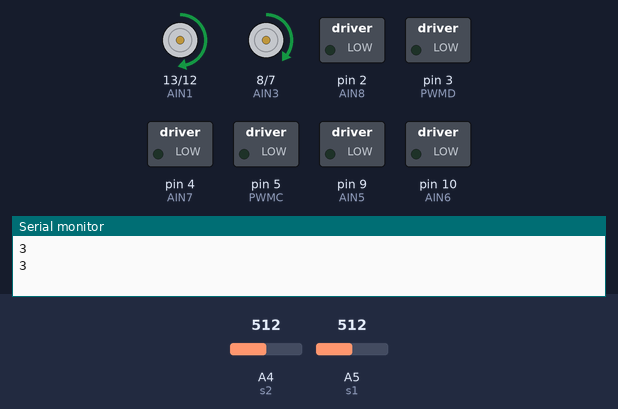
The sketch below on a simulated Arduino Uno, built with avr-gcc and run on an emulated ATmega328P. Parts: motor-driver pin pairs drawn as motors (green arrow = first pin HIGH = forward, orange = second pin HIGH = backward, longer = more drive, scaled by the enable pin), switched loads named in the sketch (green lamp = pin HIGH), the last lines printed to the serial monitor. Inputs (shaded band) come from the test bench; at power-on: A4 (s2) = 512, A5 (s1) = 512.

Above: at 1.2 s.
1.3 s: A4 (s2) set to 583
3.2 s: A4 (s2) set to 617
At 4.7 s:
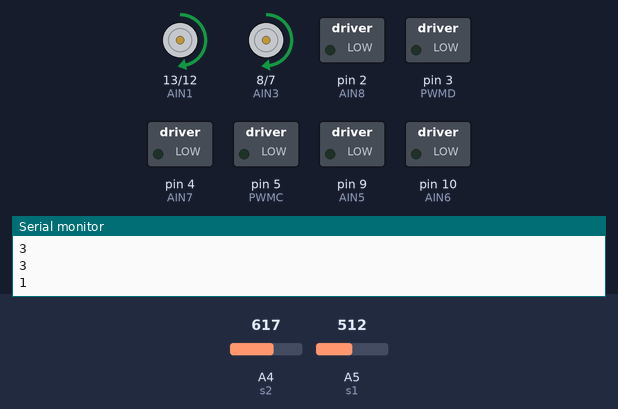
5.5 s: A5 (s1) set to 593
7.2 s: A5 (s1) set to 607
At 9.0 s:
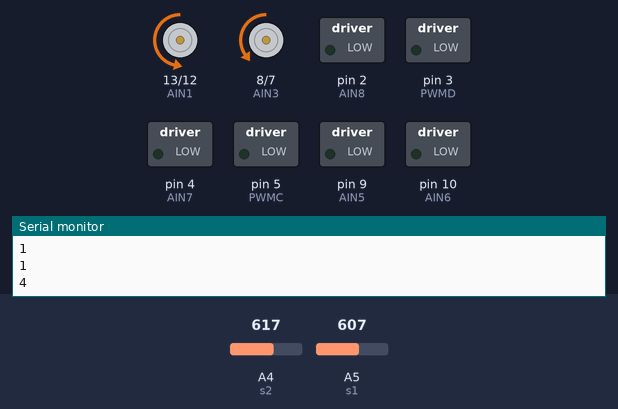
9.5 s: A4 (s2) set to 590
At 10.6 s:
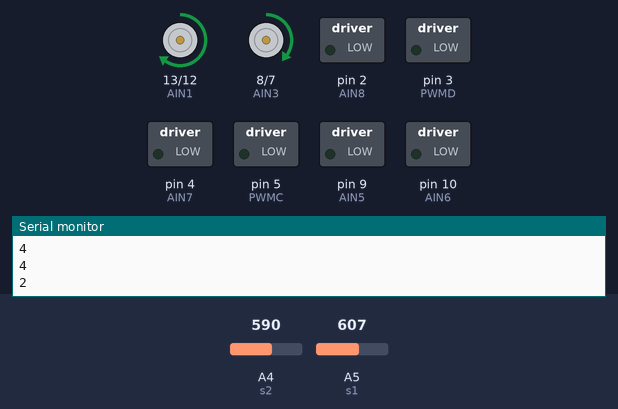
11.5 s: A4 (s2) set to 610
At 13.3 s:
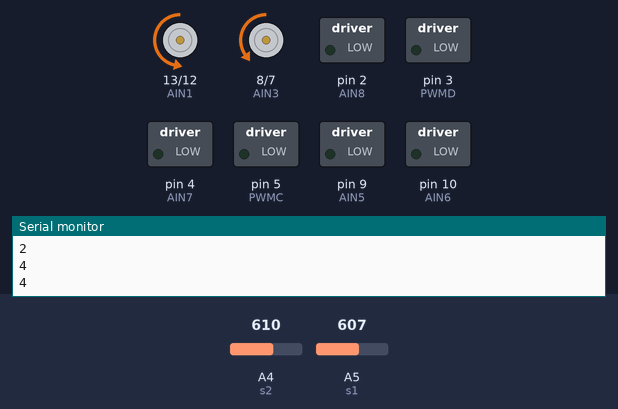
Timing chart, 0 to 14.5 s (numbered marks = the images above; inputs shaded):
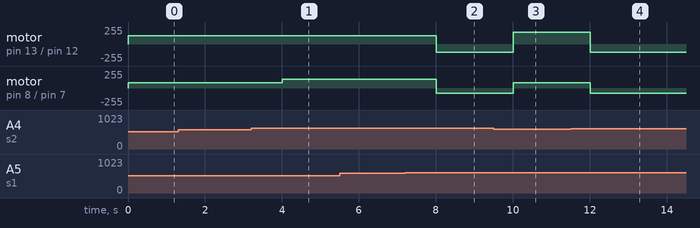

The sketch:

LIne_Follower_Arduino.ino
```cpp
int k =0;

const int AIN1 = 13;           //control pin 1 on the motor driver for the right motor
const int AIN2 = 12;           //control pin 2 on the motor driver for the right motor
const int PWMA = 11;           //speed control pin on the motor driver for the right motor


const int AIN3 = 8;           //control pin 1 on the motor driver for the right motor
const int AIN4 = 7;           //control pin 2 on the motor driver for the right motor
const int PWMB = 6;           //speed control pin on the motor driver for the right motor

const int AIN5 = 9;           //control pin 1 on the motor driver for the right motor
const int AIN6 = 10;           //control pin 2 on the motor driver for the right motor
const int PWMC = 5;           //speed control pin on the motor driver for the right motor

const int AIN7 = 4;           //control pin 1 on the motor driver for the right motor
const int AIN8 = 2;           //control pin 2 on the motor driver for the right motor
const int PWMD = 3;           //speed control pin on the motor driver for the right motor

const int motorSpeed1 = 125;
const int motorSpeed2 = 80;

int sv1 = 0;
int sv2 = 0;

int s1 = A5;
int s2 = A4;

void setup()
{
  pinMode(AIN1, OUTPUT);
  pinMode(AIN2, OUTPUT);
  pinMode(PWMA, OUTPUT);

  pinMode(AIN3, OUTPUT);
  pinMode(AIN4, OUTPUT);
  pinMode(PWMB, OUTPUT);

  pinMode(AIN5, OUTPUT);
  pinMode(AIN6, OUTPUT);
  pinMode(PWMC, OUTPUT);

  pinMode(AIN7, OUTPUT);
  pinMode(AIN8, OUTPUT);
  pinMode(PWMD, OUTPUT);

  Serial.begin(9600);
}


void loop()
{

  sv1 = analogRead(s1);
  sv2 = analogRead(s2);
  if ((sv1<600) && (sv2>600))
  {
    k=1;
    sv1 = analogRead(s1);
    sv2 = analogRead(s2);

    digitalWrite(13, HIGH);           //clockwise Front left
    digitalWrite(12, LOW);
    analogWrite(PWMA, abs(motorSpeed1));

    digitalWrite(8, HIGH);           //clockwise Front left
    digitalWrite(7, LOW);
    analogWrite(PWMB, abs(motorSpeed2+50));

    Serial.print("\n");
    Serial.print(k);
  }

  if ((sv1>600) && (sv2<600))
  {
    k=2;
    sv1 = analogRead(s1);
    sv2 = analogRead(s2);

    digitalWrite(13, HIGH);           //clockwise Front left
    digitalWrite(12, LOW);
    analogWrite(PWMA, abs(motorSpeed1+50));

    digitalWrite(8, HIGH);           //clockwise Front left
    digitalWrite(7, LOW);
    analogWrite(PWMB, abs(motorSpeed2));

    Serial.print("\n");
    Serial.print(k);
  }

  if ((sv1<600) && (sv2<600))
    {
    k=3;
    sv1 = analogRead(s1);
    sv2 = analogRead(s2);

    digitalWrite(13, HIGH);           //clockwise Front left
    digitalWrite(12, LOW);
    analogWrite(PWMA, abs(motorSpeed1));

    digitalWrite(8, HIGH);           //clockwise Front left
    digitalWrite(7, LOW);
    analogWrite(PWMB, abs(motorSpeed2));

    Serial.print("\n");
    Serial.print(k);
    }
  if ((sv1>600) && (sv2>600))
    {
     k=4;
     sv1 = analogRead(s1);
     sv2 = analogRead(s2);

     digitalWrite(13, LOW);           //clockwise Front left
     digitalWrite(12, HIGH);
     analogWrite(PWMA, abs(motorSpeed1));

     digitalWrite(8, LOW);           //clockwise Front left
     digitalWrite(7, HIGH);
     analogWrite(PWMB, abs(motorSpeed2));

     Serial.print("\n");
     Serial.print(k);

    }
  delay(1000);
}
```

Measured:
- the behaviour switches between 600 and 601 on A4 (s2) (found by bisection; images 0 and 1)
- the behaviour switches between 600 and 601 on A5 (s1) (found by bisection; images 1 and 2)
- after the input at 3.2 s, motor on pin 8 (AIN3) / pin 7 (AIN4): forward 80/255 → forward 130/255 after 0.80 s
- after the input at 7.2 s, motor on pin 13 (AIN1) / pin 12 (AIN2): forward 125/255 → backward 125/255 after 0.81 s; motor on pin 8 (AIN3) / pin 7 (AIN4): forward 130/255 → backward 80/255 after 0.81 s
- after the input at 9.5 s, motor on pin 13 (AIN1) / pin 12 (AIN2): backward 125/255 → forward 175/255 after 0.51 s; motor on pin 8 (AIN3) / pin 7 (AIN4): backward 80/255 → forward 80/255 after 0.51 s
- after the input at 11.5 s, motor on pin 13 (AIN1) / pin 12 (AIN2): forward 175/255 → backward 125/255 after 0.51 s; motor on pin 8 (AIN3) / pin 7 (AIN4): forward 80/255 → backward 80/255 after 0.51 s
